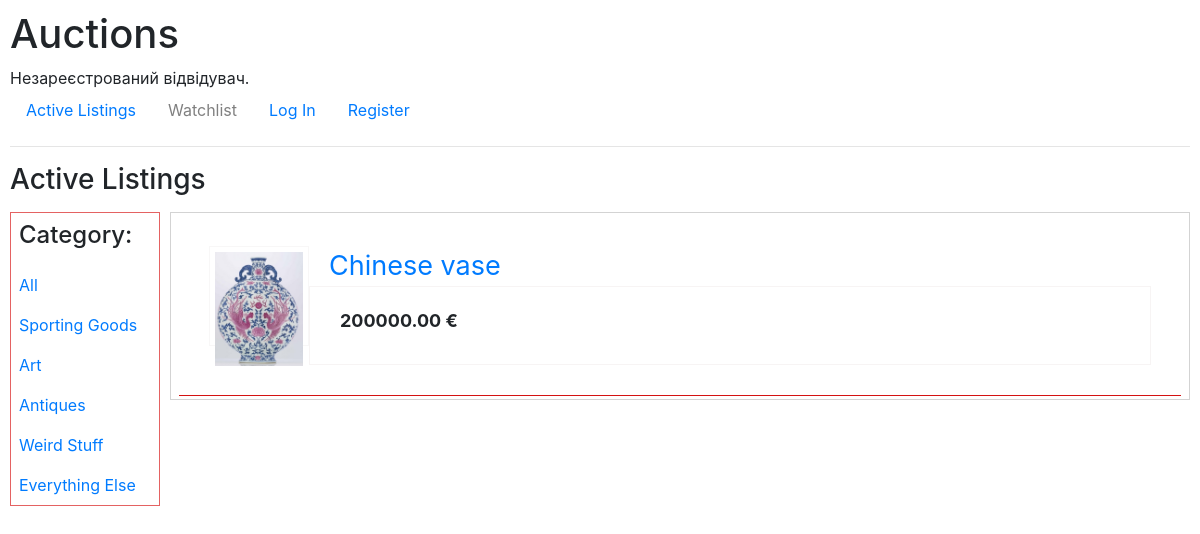
The app's page /2, older data.
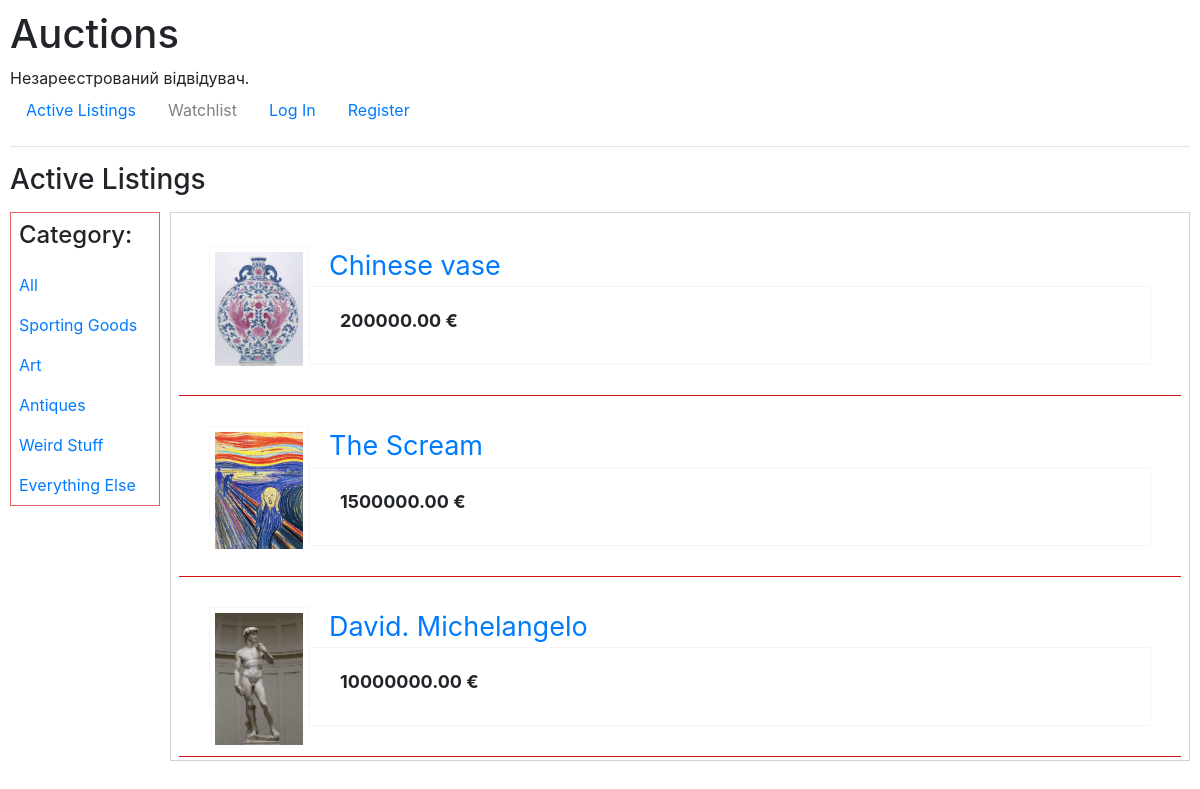
The same page, newer data.
### auctions/models.py (models this page shows, shortened)
class Category(models.Model):
    category = models.CharField(max_length=100, blank=True)

class Lot(models.Model):
    title = models.CharField(max_length=180)
    photo = models.ImageField(upload_to='images', blank=True)
    categories = models.ManyToManyField(Category, blank=True, related_name='category_lot')
    owner_name = models.ForeignKey(User, on_delete=models.CASCADE)
    description = models.CharField(max_length=200, blank=True)
    starting_price = models.DecimalField(max_digits=10, decimal_places=2)

### auctions/views.py (the view)
# urls.py: path("<int:category_id>", views.lot_category, name="lot_category"),
def lot_category(request, category_id):
    item_category = Category.objects.get(pk=category_id)
    lot_categories = item_category.category_lot.all()
    category = Category.objects.all()
    return render(request, "auctions/lot_of_category.html", {
        "lot_categories": lot_categories,
        "categories": category,
    })

### auctions/templates/auctions/lot_of_category.html
{% extends "auctions/layout_auction.html" %}
{% block listing %}
      <div class="body-text">
         {% for item in lot_categories %}
            <div class="activ_list">
               <a href="{% url 'lot' item.id %}" >
                  <div class="img">
                     <img src="media/{{ item.photo}}" style="max-width: 100%; height: auto;"></img>
                  </div>
               </a>
               <a href="{% url 'lot' item.id %}">
                  <div class="title">{{ item.title }}</div>
               </a>
               <div class="price"><strong>{{ item.starting_price }} &#8364</strong></div>
            </div>
         {% endfor %}
      </div>
{% endblock %}

### auctions/templates/auctions/layout_auction.html
{% extends "auctions/layout.html" %}
{% block body %}
<h3 style="margin-bottom: 15px">Active Listings</h3>
<div>
   <div class="sidebar">
      <div>
         <h4>Category:</h4>
      </div>
      <div>
         <a href="{% url 'index' %} ">All</a>
      </div>
      {% for category in categories %}
      <div>
         <a href="{% url 'lot_category' category.id %}">{{ category.category }}</a>
      </div>
      {% endfor %}
   </div>
   {% block listing %}
   {% endblock %}
</div>
{% endblock %}

Row changes from the older to the newer data that the page shows:
added Lot: photo (picture), title "The Scream", starting_price "1500000.00"
added Lot: photo (picture), title "David. Michelangelo", starting_price "10000000.00"
